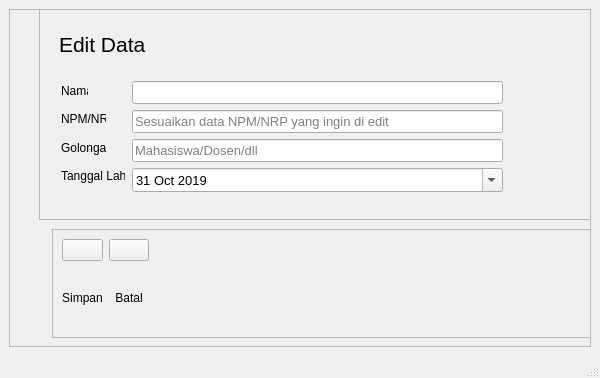
<?xml version="1.0" encoding="UTF-8"?>
<ui version="4.0">
 <class>MainWindow</class>
 <widget class="QMainWindow" name="MainWindow">
  <property name="geometry">
   <rect>
    <x>0</x>
    <y>0</y>
    <width>600</width>
    <height>378</height>
   </rect>
  </property>
  <property name="windowTitle">
   <string>MainWindow</string>
  </property>
  <widget class="QWidget" name="centralwidget">
   <layout class="QGridLayout" name="gridLayout">
    <item row="0" column="0">
     <widget class="QFrame" name="frame">
      <property name="frameShape">
       <enum>QFrame::StyledPanel</enum>
      </property>
      <property name="frameShadow">
       <enum>QFrame::Raised</enum>
      </property>
      <widget class="QFrame" name="frame_2">
       <property name="geometry">
        <rect>
         <x>43</x>
         <y>220</y>
         <width>671</width>
         <height>109</height>
        </rect>
       </property>
       <property name="frameShape">
        <enum>QFrame::StyledPanel</enum>
       </property>
       <property name="frameShadow">
        <enum>QFrame::Raised</enum>
       </property>
       <layout class="QGridLayout" name="gridLayout_2">
        <item row="0" column="2">
         <spacer name="horizontalSpacer">
          <property name="orientation">
           <enum>Qt::Horizontal</enum>
          </property>
          <property name="sizeHint" stdset="0">
           <size>
            <width>270</width>
            <height>20</height>
           </size>
          </property>
         </spacer>
        </item>
        <item row="0" column="0">
         <layout class="QVBoxLayout" name="verticalLayout_3">
          <item>
           <widget class="QPushButton" name="pushButton">
            <property name="text">
             <string/>
            </property>
            <property name="icon">
             <iconset resource="img_rsc.qrc">
              <normaloff>:/images/img/centang.png</normaloff>:/images/img/centang.png</iconset>
            </property>
            <property name="iconSize">
             <size>
              <width>60</width>
              <height>60</height>
             </size>
            </property>
           </widget>
          </item>
          <item>
           <widget class="QLabel" name="label_3">
            <property name="text">
             <string>Simpan</string>
            </property>
            <property name="alignment">
             <set>Qt::AlignCenter</set>
            </property>
           </widget>
          </item>
         </layout>
        </item>
        <item row="0" column="1">
         <layout class="QVBoxLayout" name="verticalLayout_2">
          <item>
           <widget class="QPushButton" name="pushButton_2">
            <property name="text">
             <string/>
            </property>
            <property name="icon">
             <iconset resource="img_rsc.qrc">
              <normaloff>:/images/img/silang.png</normaloff>:/images/img/silang.png</iconset>
            </property>
            <property name="iconSize">
             <size>
              <width>60</width>
              <height>60</height>
             </size>
            </property>
           </widget>
          </item>
          <item>
           <widget class="QLabel" name="label_8">
            <property name="text">
             <string>Batal</string>
            </property>
            <property name="alignment">
             <set>Qt::AlignCenter</set>
            </property>
           </widget>
          </item>
         </layout>
        </item>
       </layout>
      </widget>
      <widget class="QFrame" name="frame_3">
       <property name="geometry">
        <rect>
         <x>30</x>
         <y>0</y>
         <width>711</width>
         <height>211</height>
        </rect>
       </property>
       <property name="frameShape">
        <enum>QFrame::StyledPanel</enum>
       </property>
       <property name="frameShadow">
        <enum>QFrame::Raised</enum>
       </property>
       <widget class="QWidget" name="layoutWidget">
        <property name="geometry">
         <rect>
          <x>93</x>
          <y>72</y>
          <width>371</width>
          <height>111</height>
         </rect>
        </property>
        <layout class="QVBoxLayout" name="verticalLayout">
         <item>
          <widget class="QLineEdit" name="lineEdit">
           <property name="font">
            <font>
             <pointsize>10</pointsize>
            </font>
           </property>
          </widget>
         </item>
         <item>
          <widget class="QLineEdit" name="lineEdit_2">
           <property name="font">
            <font>
             <pointsize>10</pointsize>
            </font>
           </property>
           <property name="placeholderText">
            <string>Sesuaikan data NPM/NRP yang ingin di edit</string>
           </property>
          </widget>
         </item>
         <item>
          <widget class="QLineEdit" name="lineEdit_7">
           <property name="font">
            <font>
             <pointsize>10</pointsize>
            </font>
           </property>
           <property name="placeholderText">
            <string>Mahasiswa/Dosen/dll</string>
           </property>
          </widget>
         </item>
         <item>
          <widget class="QDateEdit" name="dateEdit">
           <property name="font">
            <font>
             <pointsize>10</pointsize>
            </font>
           </property>
           <property name="autoFillBackground">
            <bool>false</bool>
           </property>
           <property name="calendarPopup">
            <bool>true</bool>
           </property>
           <property name="timeSpec">
            <enum>Qt::LocalTime</enum>
           </property>
           <property name="date">
            <date>
             <year>2019</year>
             <month>10</month>
             <day>31</day>
            </date>
           </property>
          </widget>
         </item>
        </layout>
       </widget>
       <widget class="QLabel" name="label_9">
        <property name="geometry">
         <rect>
          <x>22</x>
          <y>74</y>
          <width>27</width>
          <height>16</height>
         </rect>
        </property>
        <property name="text">
         <string>Nama</string>
        </property>
       </widget>
       <widget class="QLabel" name="label">
        <property name="geometry">
         <rect>
          <x>22</x>
          <y>102</y>
          <width>45</width>
          <height>16</height>
         </rect>
        </property>
        <property name="text">
         <string>NPM/NRP</string>
        </property>
       </widget>
       <widget class="QLabel" name="label_4">
        <property name="geometry">
         <rect>
          <x>22</x>
          <y>131</y>
          <width>45</width>
          <height>16</height>
         </rect>
        </property>
        <property name="text">
         <string>Golongan</string>
        </property>
       </widget>
       <widget class="QLabel" name="label_2">
        <property name="geometry">
         <rect>
          <x>22</x>
          <y>159</y>
          <width>64</width>
          <height>16</height>
         </rect>
        </property>
        <property name="text">
         <string>Tanggal Lahir</string>
        </property>
       </widget>
       <widget class="QLabel" name="label_5">
        <property name="geometry">
         <rect>
          <x>20</x>
          <y>20</y>
          <width>331</width>
          <height>31</height>
         </rect>
        </property>
        <property name="font">
         <font>
          <pointsize>16</pointsize>
         </font>
        </property>
        <property name="text">
         <string>Edit Data</string>
        </property>
       </widget>
      </widget>
     </widget>
    </item>
   </layout>
  </widget>
  <widget class="QMenuBar" name="menubar">
   <property name="geometry">
    <rect>
     <x>0</x>
     <y>0</y>
     <width>600</width>
     <height>21</height>
    </rect>
   </property>
  </widget>
  <widget class="QStatusBar" name="statusbar"/>
 </widget>
 <resources>
  <include location="img_rsc.qrc"/>
 </resources>
 <connections/>
</ui>
